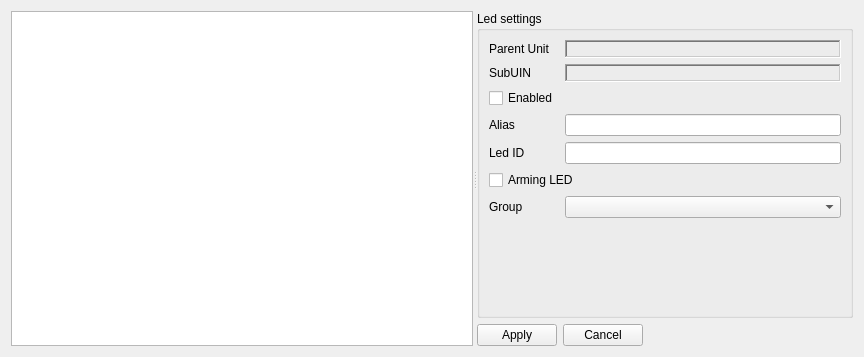
<?xml version="1.0" encoding="UTF-8"?>
<ui version="4.0">
 <class>LedsManager</class>
 <widget class="QWidget" name="LedsManager">
  <property name="geometry">
   <rect>
    <x>0</x>
    <y>0</y>
    <width>864</width>
    <height>357</height>
   </rect>
  </property>
  <property name="windowTitle">
   <string>Form</string>
  </property>
  <layout class="QGridLayout" name="gridLayout_2">
   <item row="0" column="0">
    <widget class="QSplitter" name="splitter">
     <property name="orientation">
      <enum>Qt::Horizontal</enum>
     </property>
     <property name="childrenCollapsible">
      <bool>false</bool>
     </property>
     <widget class="QListWidget" name="listWidget_main_list"/>
     <widget class="QWidget" name="gridLayoutWidget">
      <layout class="QGridLayout" name="gridLayout">
       <item row="1" column="0">
        <layout class="QHBoxLayout" name="horizontalLayout">
         <item>
          <widget class="QPushButton" name="btn_apply">
           <property name="text">
            <string>Apply</string>
           </property>
          </widget>
         </item>
         <item>
          <widget class="QPushButton" name="btn_cancel">
           <property name="text">
            <string>Cancel</string>
           </property>
          </widget>
         </item>
         <item>
          <spacer name="horizontalSpacer">
           <property name="orientation">
            <enum>Qt::Horizontal</enum>
           </property>
           <property name="sizeHint" stdset="0">
            <size>
             <width>40</width>
             <height>20</height>
            </size>
           </property>
          </spacer>
         </item>
        </layout>
       </item>
       <item row="0" column="0">
        <widget class="QGroupBox" name="groupBox">
         <property name="title">
          <string>Led settings</string>
         </property>
         <layout class="QGridLayout" name="gridLayout_3">
          <item row="7" column="1">
           <spacer name="verticalSpacer">
            <property name="orientation">
             <enum>Qt::Vertical</enum>
            </property>
            <property name="sizeHint" stdset="0">
             <size>
              <width>20</width>
              <height>40</height>
             </size>
            </property>
           </spacer>
          </item>
          <item row="3" column="1">
           <widget class="QLineEdit" name="le_alias"/>
          </item>
          <item row="2" column="0">
           <widget class="QCheckBox" name="chbx_enabled">
            <property name="text">
             <string>Enabled</string>
            </property>
           </widget>
          </item>
          <item row="3" column="0">
           <widget class="QLabel" name="label_22">
            <property name="text">
             <string>Alias</string>
            </property>
           </widget>
          </item>
          <item row="0" column="0">
           <widget class="QLabel" name="label_18">
            <property name="text">
             <string>Parent Unit</string>
            </property>
           </widget>
          </item>
          <item row="4" column="0">
           <widget class="QLabel" name="label_23">
            <property name="text">
             <string>Led ID</string>
            </property>
           </widget>
          </item>
          <item row="1" column="1">
           <widget class="QLabel" name="lbl_suin">
            <property name="sizePolicy">
             <sizepolicy hsizetype="Preferred" vsizetype="Fixed">
              <horstretch>0</horstretch>
              <verstretch>0</verstretch>
             </sizepolicy>
            </property>
            <property name="frameShape">
             <enum>QFrame::WinPanel</enum>
            </property>
            <property name="frameShadow">
             <enum>QFrame::Sunken</enum>
            </property>
            <property name="text">
             <string/>
            </property>
           </widget>
          </item>
          <item row="4" column="1">
           <widget class="QLineEdit" name="le_ID">
            <property name="readOnly">
             <bool>true</bool>
            </property>
           </widget>
          </item>
          <item row="1" column="0">
           <widget class="QLabel" name="label_25">
            <property name="text">
             <string>SubUIN</string>
            </property>
           </widget>
          </item>
          <item row="0" column="1">
           <widget class="QLabel" name="lbl_parent_unit">
            <property name="sizePolicy">
             <sizepolicy hsizetype="Ignored" vsizetype="Fixed">
              <horstretch>0</horstretch>
              <verstretch>0</verstretch>
             </sizepolicy>
            </property>
            <property name="frameShape">
             <enum>QFrame::WinPanel</enum>
            </property>
            <property name="frameShadow">
             <enum>QFrame::Sunken</enum>
            </property>
            <property name="text">
             <string/>
            </property>
           </widget>
          </item>
          <item row="6" column="0">
           <widget class="QLabel" name="label_26">
            <property name="text">
             <string>Group</string>
            </property>
           </widget>
          </item>
          <item row="6" column="1">
           <widget class="QComboBox" name="cmbx_related_group"/>
          </item>
          <item row="5" column="0" colspan="2">
           <widget class="QCheckBox" name="chbx_arming_led">
            <property name="text">
             <string>Arming LED</string>
            </property>
           </widget>
          </item>
         </layout>
        </widget>
       </item>
      </layout>
     </widget>
    </widget>
   </item>
  </layout>
 </widget>
 <tabstops>
  <tabstop>listWidget_main_list</tabstop>
  <tabstop>chbx_enabled</tabstop>
  <tabstop>le_alias</tabstop>
  <tabstop>le_ID</tabstop>
  <tabstop>chbx_arming_led</tabstop>
  <tabstop>btn_apply</tabstop>
  <tabstop>btn_cancel</tabstop>
 </tabstops>
 <resources/>
 <connections/>
</ui>
